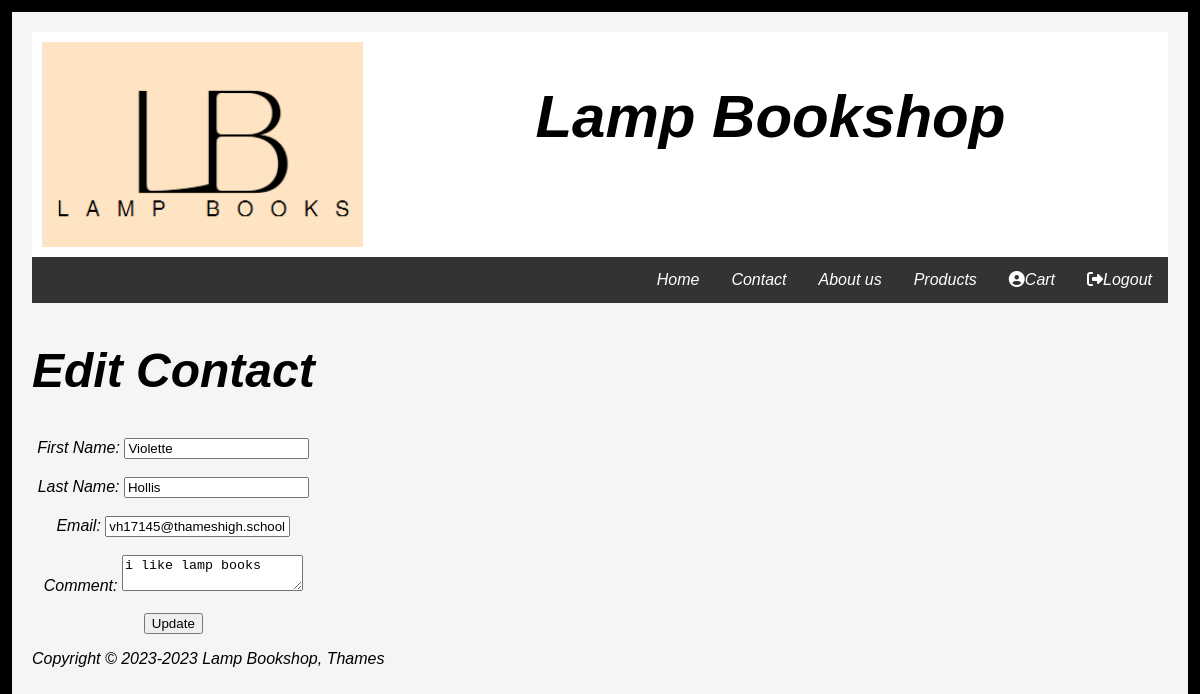
Before: /admin/edit.php?id=1 (signed in) with the older database file.
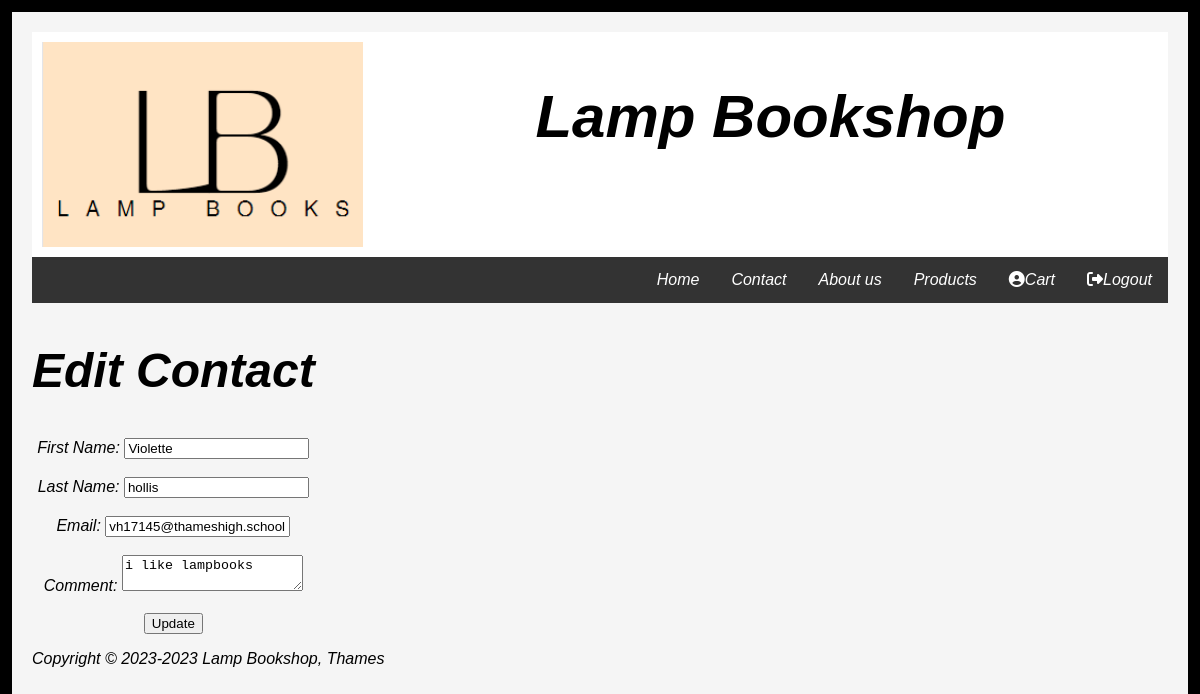
After: the same page with the newer database file.
### tables this page shows
CREATE TABLE IF NOT EXISTS `contact` (
  `id` int NOT NULL AUTO_INCREMENT,
  `fname` varchar(50) NOT NULL,
  `lname` varchar(50) NOT NULL,
  `email` varchar(100) NOT NULL,
  `comment` text NOT NULL,
  PRIMARY KEY (`id`)
);

### admin/edit.php (the view, shortened to what this page needs)
<!DOCTYPE html>
<html lang="en">
    <?php
if (!isset($_SESSION['loggedin'])) {
    header('Location: phplogin/login.php');
}else{
    ?>
<head>
    <link href="../css/style.css" rel="stylesheet" type="text/css">
</head>
<div class="wrapper">
    <body>
     <?php
if (isset($_SESSION['loggedin'])) {
     if ($_SESSION['name'] == 'admin'){
        include '../adminheader.php';
    }
    else{
    include 'loginheader.php';}
}
        else{
        include 'header.php';}
        ?>
         <div class="row">
       <div class="main">
             <?php
    require_once '../setup.php';
if(isset($_GET['id'])) {
    $id = $_GET['id'];
    $query = "SELECT * FROM contact WHERE id = ?";
    $stmt = mysqli_prepare($conn, $query);
    mysqli_stmt_bind_param($stmt, "i", $id);
    mysqli_stmt_execute($stmt);
    $result = mysqli_stmt_get_result($stmt);
if(mysqli_num_rows($result) === 1) {
        $row = mysqli_fetch_assoc($result);
}
    else {
echo 'No record found with the provided ID.';
    }
} else {
    echo 'ID parameter not provided.';
}
        ?>
<h2>Edit Contact</h2>
<form method="post" action="update.php">
<label for="fname">First Name:</label>
<input type="text" id="fname" name="fname" value="<?php echo $row['fname']; ?>"><br><br>
<label for="lname">Last Name:</label>
<input type="text" id="lname" name="lname" value="<?php echo $row['lname']; ?>"><br><br>
<label for="email">Email:</label>
<input type="email"
       id="email" name="email"
       value="<?php echo $row['email']; ?>"><br><br>
<label for="comment">Comment:</label>
<textarea id="comment" name="comment"><?php echo $row['comment']; ?></textarea><br><br>
<input type="submit" value="Update">
</form>
             </div>
    </div>
          <?php include '../footer.php';
}?>
    </body>
    </div>
</html>

Changed rows visible on the page:
changed contact "Violette": lname "Hollis" → "hollis"; comment "i like lamp books" → "i like lampbooks"
